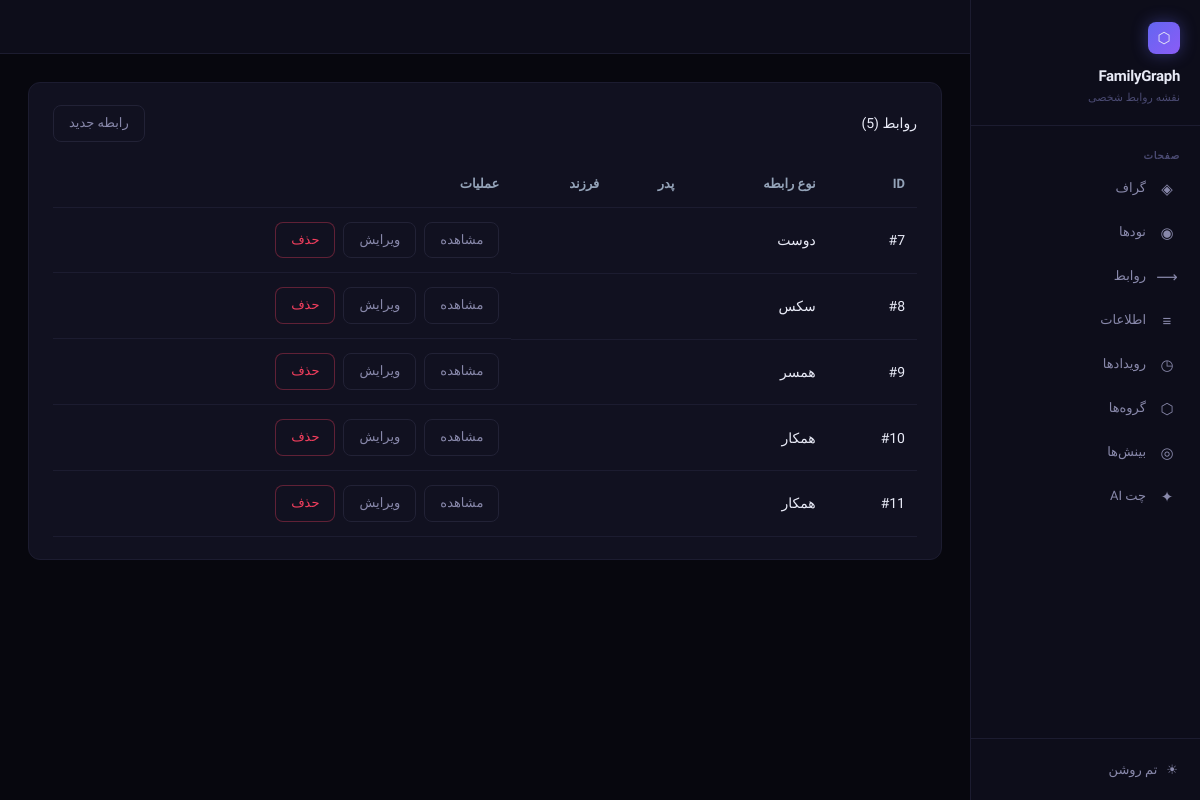
Screenshot of /relationships/ with the database file from the repository.
### main/models.py (models this page shows, shortened)
class Relationship(models.Model):
    STATUS_CHOICES = [
        ('active',    'فعال'),
        ('distant',   'دور شده'),
        ('inactive',  'غیرفعال'),
    ]
    rel      = models.CharField(max_length=100, blank=True, null=True)
    source   = models.ForeignKey(Node, related_name='as_source', on_delete=models.PROTECT)
    target   = models.ForeignKey(Node, related_name='as_target', on_delete=models.PROTECT)
    strength = models.IntegerField(default=3, choices=[(i, i) for i in range(1, 6)])  # 1-5
    status   = models.CharField(max_length=10, choices=STATUS_CHOICES, default='active')
    met_at   = models.DateField(blank=True, null=True, verbose_name='تاریخ آشنایی')
    class Meta:
        unique_together = ('source', 'target', 'rel')

### main/views.py (the view)
# urls.py: path('relationships/', views.RelationshipListView.as_view(), name='relationship_list'),
class RelationshipListView(ListView):
    model = Relationship
    template_name = 'relationships/relationship_list.html'
    context_object_name = 'relationships'
    paginate_by = 20

### templates/relationships/relationship_list.html (shortened to what this page needs)
{% extends "base.html" %}
{% block content %}
<div class="card">
	<div class="header-row">
		<div class="card-title">
			روابط ({{ relationships|length }})
		</div>
		<a href="{% url 'relationship_create' %}" class="btn">
			رابطه جدید
		</a>
	</div>
	<table class="table">
		<thead>
			<tr>
				<th>ID</th>
				<th>نوع رابطه</th>
				<th>پدر</th>
				<th>فرزند</th>
				<th>عملیات</th>
			</tr>
		</thead>
		<tbody>
		{% for rel in relationships %}
			<tr>
				<td>#{{ rel.id }}</td>
				<td>
					{{ rel.rel }}
				</td>
				<td>
				</td>
				<td>
				</td>
				<td class="actions">
					<a href="{% url 'relationship_detail' rel.id %}" class="btn">
						مشاهده
					</a>
					<a href="{% url 'relationship_update' rel.id %}" class="btn">
						ویرایش
					</a>
					<a href="{% url 'relationship_delete' rel.id %}" class="btn btn-danger">
						حذف
					</a>
				</td>
			</tr>
		{% empty %}
			<tr>
				<td colspan="5">
					هیچ رابطه‌ای ثبت نشده است
				</td>
			</tr>
		{% endfor %}
		</tbody>
	</table>
</div>
{% endblock %}

### rows the page displays
Relationship: id "7", rel "دوست"
Relationship: id "8", rel "سکس"
Relationship: id "9", rel "همسر"
Relationship: id "10", rel "همکار"
Relationship: id "11", rel "همکار"

### other values shown
{{ relationships|length }} "5"
